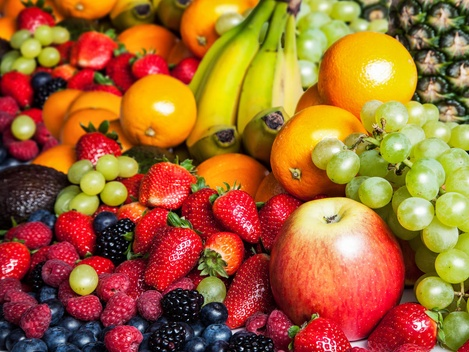
#> input picture assignment5/original_image/fruit.jpg, 469 x 352 px, shrunk from 1200 x 900 before the run
$ jupyter execute --allow-errors ex5.ipynb
#> lines starting #> are read from the running program, lines starting #| are printed output that depends on the picture
#> further down, image is the input picture: shape (352, 469, 3); mean B, G, R 49.1, 101.5, 162.5
#> `image_hsi = cv.cvtColor(image, cv.COLOR_BGR2HSV)`: image_hsi: shape (352, 469, 3); mean H, S, V 64.8, 187.9, 166.8
[cell 1]
import cv2 as cv
import numpy as np
import matplotlib.pyplot as plt
from IPython.display import Image, display, HTML
from PIL import Image

print(cv.__version__)

# **RGB to HSI Function**

[cell 2]
# [46 lines of commented-out code are left out]

# **Complementary Function**

[cell 3]
def complementary_rgb(image):
    # split and complement every color channel
    blue_channel, green_channel, red_channel = cv.split(image)

    blue_channel = cv.bitwise_not(blue_channel)
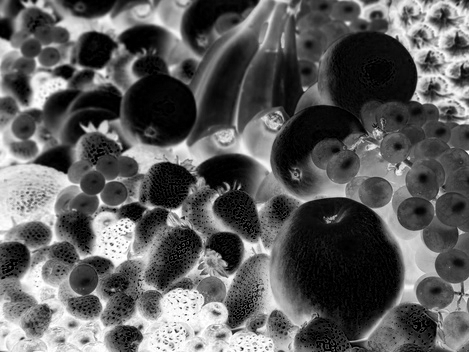
#> blue_channel: shape (352, 469); min 0, max 255, mean 92.5
    green_channel = cv.bitwise_not(green_channel)
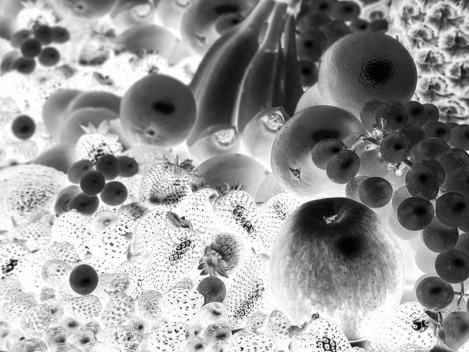
#> green_channel: shape (352, 469); min 0, max 255, mean 153.5
    red_channel = cv.bitwise_not(red_channel)

    # merge them back
    complemented_image = cv.merge([blue_channel, green_channel, red_channel])
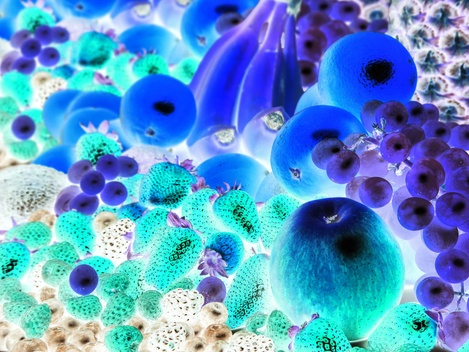
#> complemented_image: shape (352, 469, 3); mean R, G, B 92.5, 153.5, 205.9
    complemented_image_bgr = cv.cvtColor(complemented_image, cv.COLOR_RGB2BGR)
    cv.imwrite('./edited_image/fruit_complemented_rgb.jpg', complemented_image_bgr)

    return complemented_image

def complementary_hsi(image):
    # Convert the HSI image to a floating-point representation for calculations

    image_hsi = image.astype(np.float32) / 255.0
#> image_hsi: shape (352, 469, 3) float32; mean H, S, V 0.254, 0.737, 0.654

    # Extract the hue, saturation, and intensity channels
    hue, saturation, intensity = cv.split(image_hsi)
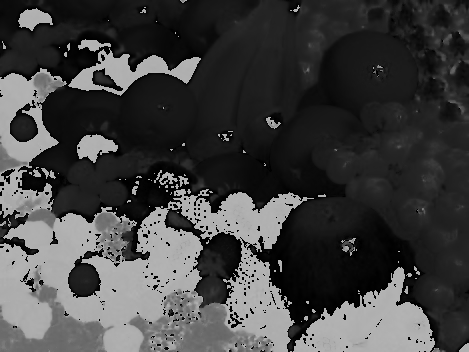
#> hue: shape (352, 469) float32; min 0, max 0.702, mean 0.254
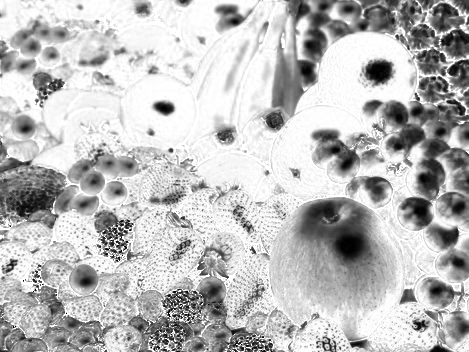
#> saturation: shape (352, 469) float32; min 0, max 1, mean 0.737
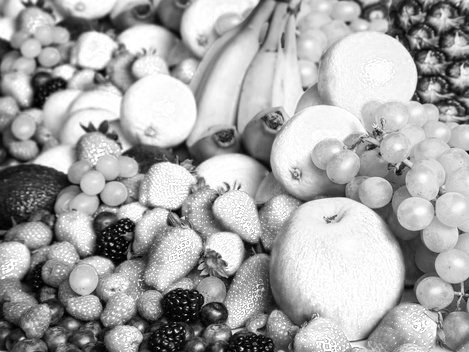
#> intensity: shape (352, 469) float32; min 0, max 1, mean 0.654

    # Calculate the complementary hue by subtracting the hue from the maximum hue value (2π)
    complementary_hue = (2 * np.pi - hue) % (2 * np.pi)
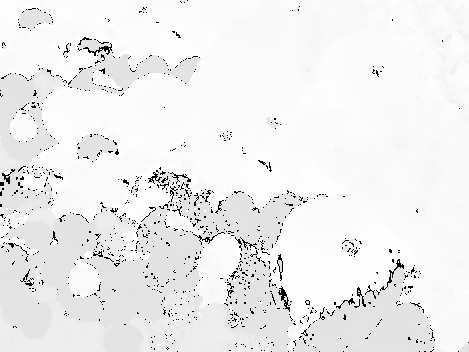
#> complementary_hue: shape (352, 469) float32; min 0, max 6.28, mean 5.88; drawn with min black and max white

    # Reconstruct the HSI image with the complementary hue
    complementary_image_hsi = cv.merge([complementary_hue, saturation, intensity])
#> complementary_image_hsi: shape (352, 469, 3) float32; mean H, S, V 5.88, 0.737, 0.654

    # # Convert the normalized image back to the original range [0, 255]
    # image_restored = (complementary_image_hsi * 255).astype(np.uint8)


    cv.imwrite('./edited_image/fruit_complemented_hsi.jpg', complementary_image_hsi)
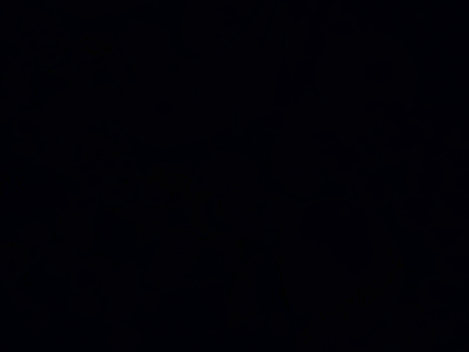
#> saved as fruit_complemented_hsi.jpg: shape (352, 469, 3); mean B, G, R 5.86, 0.787, 0.71

    return complementary_image_hsi

# **Complementary for RGB and HSI space**

[cell 4]
image = cv.imread('./original_image/fruit.jpg')

image_rgb = cv.cvtColor(image, cv.COLOR_BGR2RGB)
image_hsi = cv.cvtColor(image, cv.COLOR_BGR2HSV)

complementary_image_rgb = complementary_rgb(image_rgb)
complementary_image_hsi = complementary_hsi(image_hsi)

# Create a 2x3 grid of subplots
#> (the rest of this cell did not finish here and is left out)

>#####  **จะเห็นได้ว่าภาพ Complementary ของ RGB และ HSI มีความแตกต่างกันพอสมควรเนื่องจากภาพที่ได้จากการแปลงเป็น RGB และ HSI ก็แตกต่างกันตั้งแต่แรกแล้ว**

# **Color Slicing for orange**

[cell 5]
def colorSlicing(img, target_color, colorRange):

    r_range, g_range, b_range = colorRange
    r_target_color, g_target_color, b_target_color = target_color

    width, height, channel = img.shape

    new_image = np.zeros((width, height, channel), dtype=np.uint8)

    for i in range(width):
        for j in range(height):
            r, g, b = img[i, j]

            diff_r = abs(r - r_target_color)
            diff_g = abs(g - g_target_color)
            diff_b = abs(b - b_target_color)

            if diff_r <= r_range and diff_g <= g_range and diff_b <= b_range:
                new_image[i, j] = [r, g, b]
            else:
                new_image[i, j] = [0, 0, 128]

    cv.imwrite('./edited_image/fruit_complemented_hsi.jpg', new_image)

    return new_image

[cell 6]
image = cv.imread('./original_image/oranges.jpg')
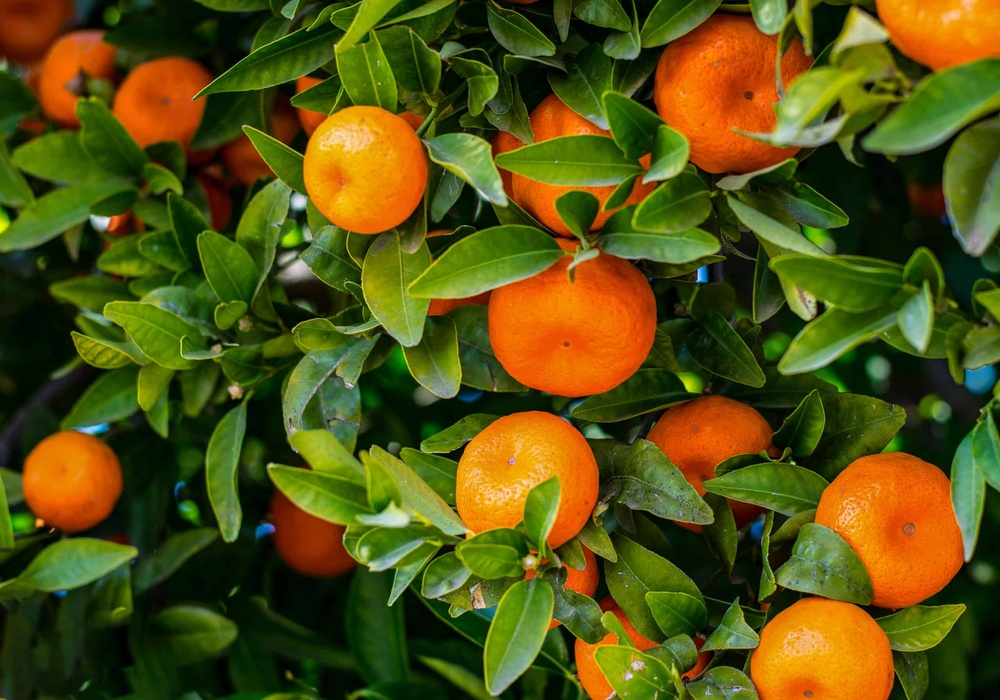
#> input picture assignment5/original_image/oranges.jpg, 1000 x 700 px, shrunk from 2560 x 1793 before the run
#> image is the input picture: shape (700, 1000, 3); mean B, G, R 17.2, 81.1, 85.8
image_rgb = cv.cvtColor(image, cv.COLOR_BGR2RGB)
#> image_rgb: shape (700, 1000, 3)

# median value of orange color
orangeColor = (230, 100, 0)

# satisfying range
# diff of red channel shouldn't be greater than 25
# diff of green channel shouldn't be greater than 110
# diff of blue channel can be any since its not main component of orange color
orangeRange = (25, 110, 255)

orange_sliced = colorSlicing(image_rgb, orangeColor, orangeRange)
#> after the loop in colorSlicing, `for i in range(width):`:
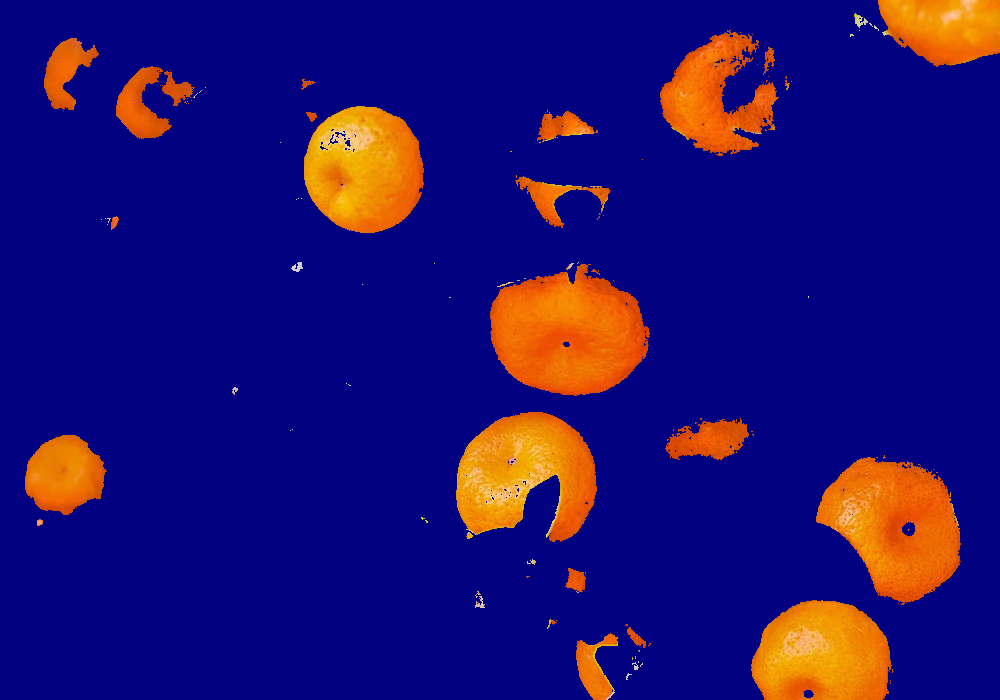
#> new_image: shape (700, 1000, 3); mean R, G, B 32.7, 16.5, 111.6

# cv.imwrite("output/5_2/orange_sliced_rgb.png", cv.cvtColor(orange_sliced, cv.COLOR_RGB2BGR))

#> (the rest of this cell did not finish here and is left out)
